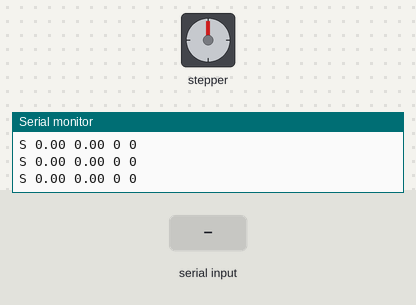
Recording of a sketch running on a simulated Arduino Uno, built with avr-gcc and run on an emulated ATmega328P. Parts: stepper motor, the last lines printed to the serial monitor. The inputs (shaded band) are chosen by the test bench. Stepper angles assume 4096 steps per turn.

Above: at 1.2 s.
1.3 s: "P90\n" received over Serial
At 2.7 s:
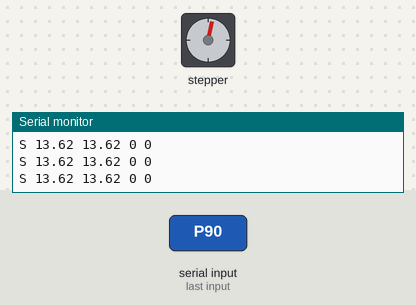
4.3 s: "P 45\n" received over Serial
At 6.6 s:
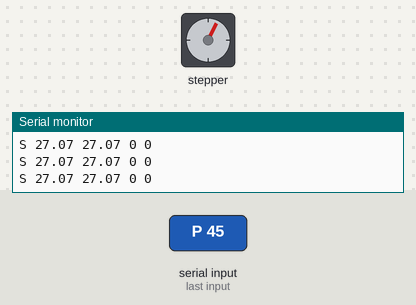
10.3 s: "P90\n" received over Serial
At 12.5 s:
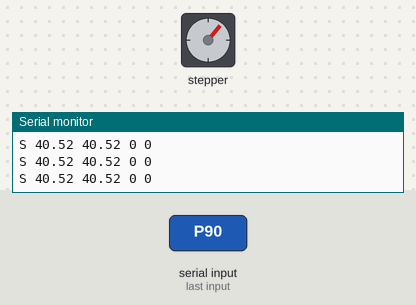
Timing chart, 0 to 14.0 s (numbered marks = the images above; inputs shaded):
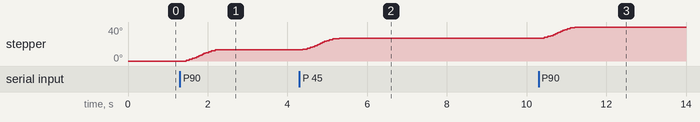

The sketch:

pan_tracker.ino
```cpp
/*
 * pan_tracker.ino - Seguimiento de rostro: eje pan con 28BYJ-48 + ULN2003
 *
 * El PC (Python + MediaPipe) hace la vision y manda la consigna en grados.
 * El Arduino solo posiciona: perfil de pasos con aceleracion, limites suaves
 * y watchdog (si el PC deja de hablar, se detiene).
 *
 * Protocolo serie (115200, una linea por comando, terminada en \n):
 *   P <grados>        consigna absoluta
 *   Z                 marcar posicion actual como 0
 *   L <min> <max>     limites suaves (grados)
 *   S <vel> <acel>    velocidad maxima (pasos/s) y aceleracion (pasos/s^2)
 *   H                 parar desacelerando
 *   X                 soltar bobinas
 *   ?                 pedir estado
 *
 * Respuestas:
 *   R pan_tracker 1.0
 *   S <pos> <obj> <moviendo> <limite>      cada 50 ms
 *
 * Cableado (ULN2003 -> Arduino):
 *   IN1 -> D8      IN2 -> D9      IN3 -> D10     IN4 -> D11
 *   VCC del modulo -> fuente externa 5V (NO del Arduino)
 *   GND del modulo -> GND Arduino y GND de la fuente (GND comun)
 *
 * Requiere la libreria "AccelStepper" (Gestor de librerias -> buscar).
 */

#include <AccelStepper.h>

// ---------------------------------------------------------------- pines
const uint8_t PIN_IN1 = 8;
const uint8_t PIN_IN2 = 9;
const uint8_t PIN_IN3 = 10;
const uint8_t PIN_IN4 = 11;

// ------------------------------------------------------- motor 28BYJ-48
// En medio paso: 64 pasos internos * 64 de reductor = 4096 medios pasos/vuelta
const float STEPS_PER_REV = 4096.0;
const float DEG_PER_STEP = 360.0 / STEPS_PER_REV;  // 0.0879 deg

// Orden correcto para HALF4WIRE con ULN2003: IN1, IN3, IN2, IN4
AccelStepper stepper(AccelStepper::HALF4WIRE, PIN_IN1, PIN_IN3, PIN_IN2, PIN_IN4);

// ------------------------------------------------------------- ajustes
float maxSpeedSteps = 600.0;   // pasos/s (~52 deg/s). Mas de 800 suele perder pasos
float accelSteps = 500.0;      // pasos/s^2
long minStep = -1024;          // -90 deg
long maxStep = 1024;           // +90 deg
long targetStep = 0;

const unsigned long WATCHDOG_MS = 500;   // sin comandos -> parar
const unsigned long STATUS_MS = 50;      // reporte de estado

unsigned long lastCmdMs = 0;
unsigned long lastStatusMs = 0;
bool stale = false;
bool outputsEnabled = true;

char buf[32];
uint8_t bufLen = 0;

// -------------------------------------------------------------- utilidades
void applyMotion() {
  stepper.setMaxSpeed(maxSpeedSteps);
  stepper.setAcceleration(accelSteps);
}

void setTargetDeg(float deg) {
  long step = lround(deg / DEG_PER_STEP);
  if (step < minStep) step = minStep;
  if (step > maxStep) step = maxStep;
  targetStep = step;
  if (!outputsEnabled) {
    stepper.enableOutputs();
    outputsEnabled = true;
  }
  stepper.moveTo(targetStep);
}

void reportStatus() {
  Serial.print(F("S "));
  Serial.print(stepper.currentPosition() * DEG_PER_STEP, 2);
  Serial.print(' ');
  Serial.print(targetStep * DEG_PER_STEP, 2);
  Serial.print(' ');
  Serial.print(stepper.distanceToGo() != 0 ? 1 : 0);
  Serial.print(' ');
  long pos = stepper.currentPosition();
  Serial.println((pos <= minStep || pos >= maxStep) ? 1 : 0);
}

void handleLine(char *line) {
  while (*line == ' ') line++;
  if (*line == 0) return;

  char cmd = toupper((unsigned char)line[0]);
  char *arg = line + 1;
  while (*arg == ' ' || *arg == ',') arg++;

  switch (cmd) {
    case 'P':
      if (*arg) setTargetDeg(atof(arg));
      break;

    case 'Z':
      stepper.setCurrentPosition(0);
      targetStep = 0;
      stepper.moveTo(0);
      break;

    case 'L': {
      float a = atof(arg);
      char *sep = strpbrk(arg, " ,");
      if (sep) {
        float b = atof(sep + 1);
        if (b > a) {
          minStep = lround(a / DEG_PER_STEP);
          maxStep = lround(b / DEG_PER_STEP);
          setTargetDeg(stepper.currentPosition() * DEG_PER_STEP);
        }
      }
      break;
    }

    case 'S': {
      float sp = atof(arg);
      char *sep = strpbrk(arg, " ,");
      if (sp > 0) maxSpeedSteps = sp;
      if (sep) {
        float ac = atof(sep + 1);
        if (ac > 0) accelSteps = ac;
      }
      applyMotion();
      break;
    }

    case 'H':
      stepper.stop();                       // desacelera hasta parar
      targetStep = stepper.targetPosition();
      break;

    case 'X':
      stepper.disableOutputs();             // motor libre
      outputsEnabled = false;
      targetStep = stepper.currentPosition();
      break;

    case '?':
      reportStatus();
      break;

    default:
      Serial.print(F("E comando desconocido: "));
      Serial.println(cmd);
      break;
  }

  lastCmdMs = millis();
  stale = false;
}

// ------------------------------------------------------------------ setup
void setup() {
  Serial.begin(115200);
  applyMotion();
  stepper.setCurrentPosition(0);
  stepper.enableOutputs();
  lastCmdMs = millis();
  Serial.println(F("R pan_tracker 1.0"));
}

// ------------------------------------------------------------------- loop
void loop() {
  // Watchdog: sin comandos del PC, detenerse solo
  if (millis() - lastCmdMs > WATCHDOG_MS) {
    if (!stale) {
      stale = true;
      stepper.stop();
      targetStep = stepper.targetPosition();
    }
  }

  stepper.run();

  if (millis() - lastStatusMs >= STATUS_MS) {
    lastStatusMs = millis();
    reportStatus();
  }

  while (Serial.available() > 0) {
    char ch = (char)Serial.read();
    if (ch == '\n' || ch == '\r') {
      if (bufLen > 0) {
        buf[bufLen] = 0;
        handleLine(buf);
        bufLen = 0;
      }
    } else if (bufLen < sizeof(buf) - 1) {
      buf[bufLen++] = ch;
    } else {
      bufLen = 0;  // linea demasiado larga: descartar
    }
  }
}
```

Measured:
- after the input at 1.3 s, stepper: turns 13° clockwise in 0.73 s, starting after 0.16 s
- after the input at 4.3 s, stepper: turns 14° clockwise in 0.92 s, starting after 0.08 s
- after the input at 10.3 s, stepper: turns 13° clockwise in 0.76 s, starting after 0.15 s
